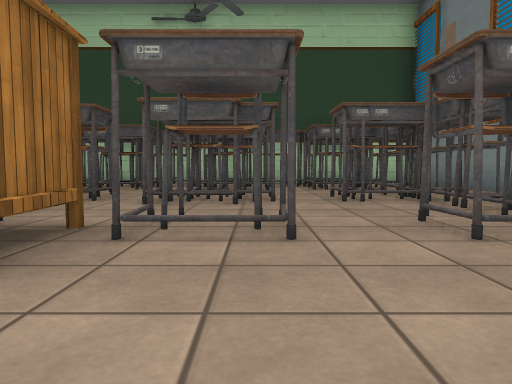
View 1 (above)

12 first-person views from a walk through a scene from a Unity 3-D project. The camera is 0.24 m above the floor, tilts 4° down and sees 70° across. The floor is counted in squares, 0.5 m on a side. Each view is taken from the middle of a square. On the plan, view 1 faces up. The plan holds only what a view shows up to about 9 squares ahead; the rest is blank. The place goes on beyond the plan. Some surface patterns are stand-ins.

View 2
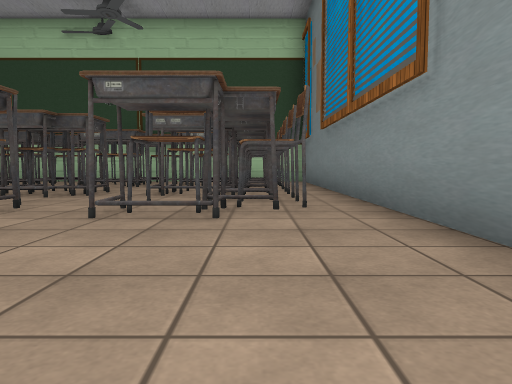

View 3
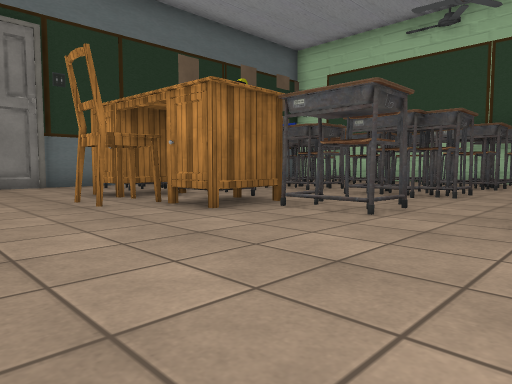

View 4
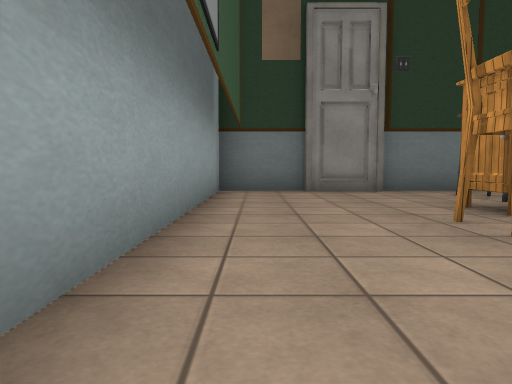

View 5
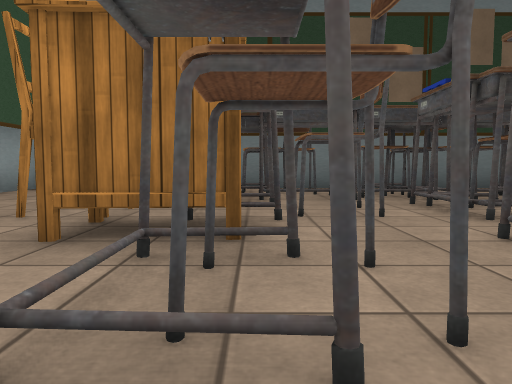

View 6
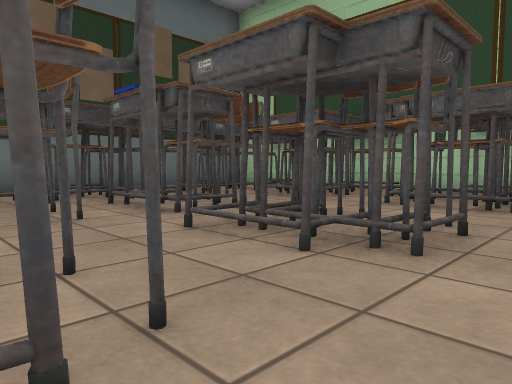

View 7
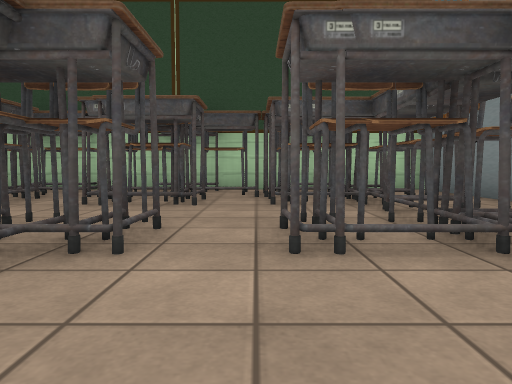

View 8
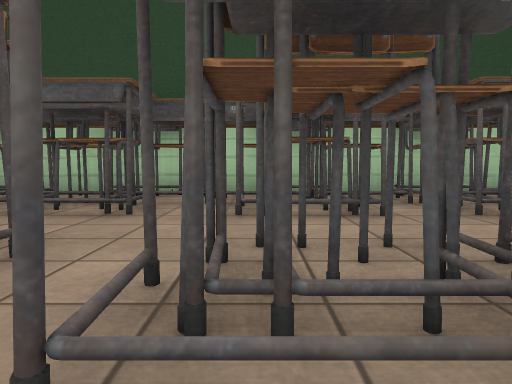

View 9
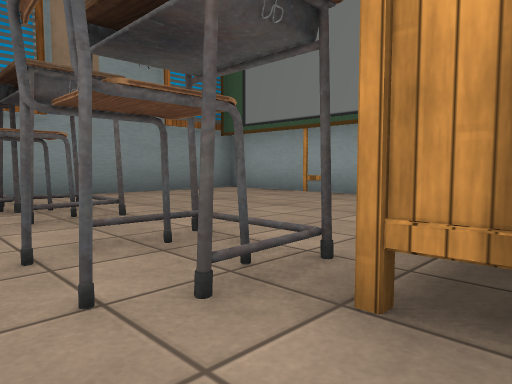

View 10
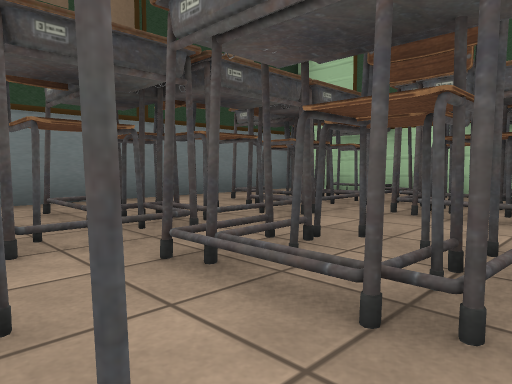

View 11
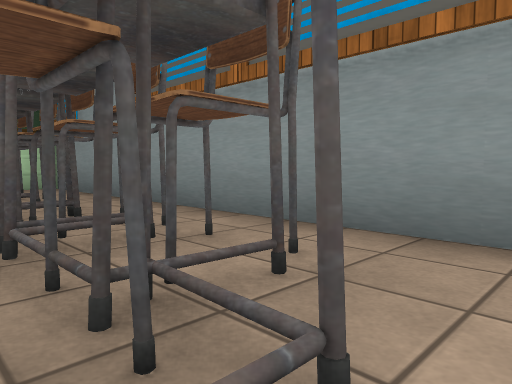

View 12
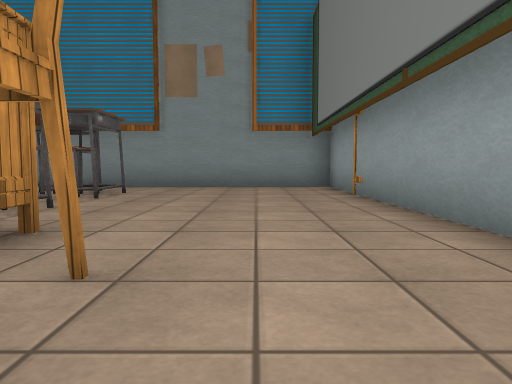

### Floor plan
Key: @ floor where view 1 was taken; # wall or solid block; . floor; = window, fence, low wall or low ledge; C chair.
Columns run from 7 left of view 1 to 5 right of it. Each row starts with its distance up from view 1.
 11         #####
 10  =########..#
  9  #C#CCCCCCC.#
  8 ##C=C#CCCCC.#
  7 # C###==##C.#
  6 #CC=C#####C.#
  5 ##C=##CCCCC.#
  4 ###=#.....C.#
  3 #CC###CC.C#.#
  2 #..####.....#
  1 #...C.......#
  0 #......@....#
 -1 #...........#
 -2 #############

Where each view was taken, in squares from view 1:
view 1: 0 up, 0 right, facing up
view 2: 1 down, 3 right, facing up
view 3: 1 down, 2 right, facing up-left
view 4: 1 down, 0 right, facing left
view 5: 3 up, 1 right, facing left
view 6: 3 up, 1 right, facing up-left
view 7: 3 up, 1 right, facing up
view 8: 4 up, 1 left, facing up
view 9: 4 up, 2 left, facing down-right
view 10: 4 up, 2 left, facing up-left
view 11: 2 up, 2 right, facing up-right
view 12: 0 up, 4 left, facing right
